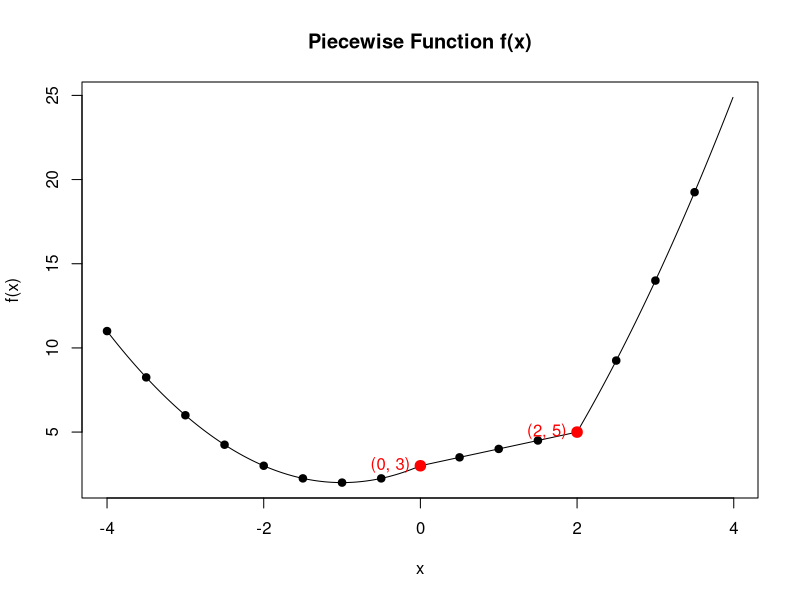

Reproduce this figure in R.
# CST8233 Lab 2 - Exercise 4
# Piecewise function:
#   f(x) = x^2 + 2x + 3   if x < 0
#          x + 3          if 0 <= x < 2
#          x^2 + 4x - 7   if 2 <= x

myFun <- function(Vec1)
{
  result <- numeric(length(Vec1))

  low  <- Vec1 < 0
  mid  <- Vec1 >= 0 & Vec1 < 2
  high <- Vec1 >= 2

  result[low]  <- Vec1[low]^2 + 2 * Vec1[low] + 3
  result[mid]  <- Vec1[mid] + 3
  result[high] <- Vec1[high]^2 + 4 * Vec1[high] - 7

  return(result)
}

cat("\n========== Exercise 4 ==========\n")
cat("Piecewise f(x):  x^2 + 2x + 3 (x < 0),  x + 3 (0 <= x < 2),  x^2 + 4x - 7 (x >= 2)\n\n")

# Sample values, including the boundaries at 0 and 2
sampleX <- c(-4, -2, -1, 0, 1, 2, 3, 3.99)
cat("Sample values of myFun:\n")
print(data.frame(x = sampleX, f.x = myFun(sampleX)), row.names = FALSE)

# Plot for -4 <= x < 4
x <- seq(-4, 4, by = 0.01)
x <- x[x < 4]
y <- myFun(x)

plot(x, y, type = "l", main = "Piecewise Function f(x)", xlab = "x", ylab = "f(x)")

# Mark points along the curve every 0.5 units, highlighting the boundaries x = 0 and x = 2
markX <- seq(-4, 3.5, by = 0.5)
points(markX, myFun(markX), pch = 19)
points(c(0, 2), myFun(c(0, 2)), pch = 19, col = "red", cex = 1.4)
text(c(0, 2), myFun(c(0, 2)), labels = c("(0, 3)", "(2, 5)"), pos = 2, col = "red")
cat("\nPlot drawn for -4 <= x < 4\n")
